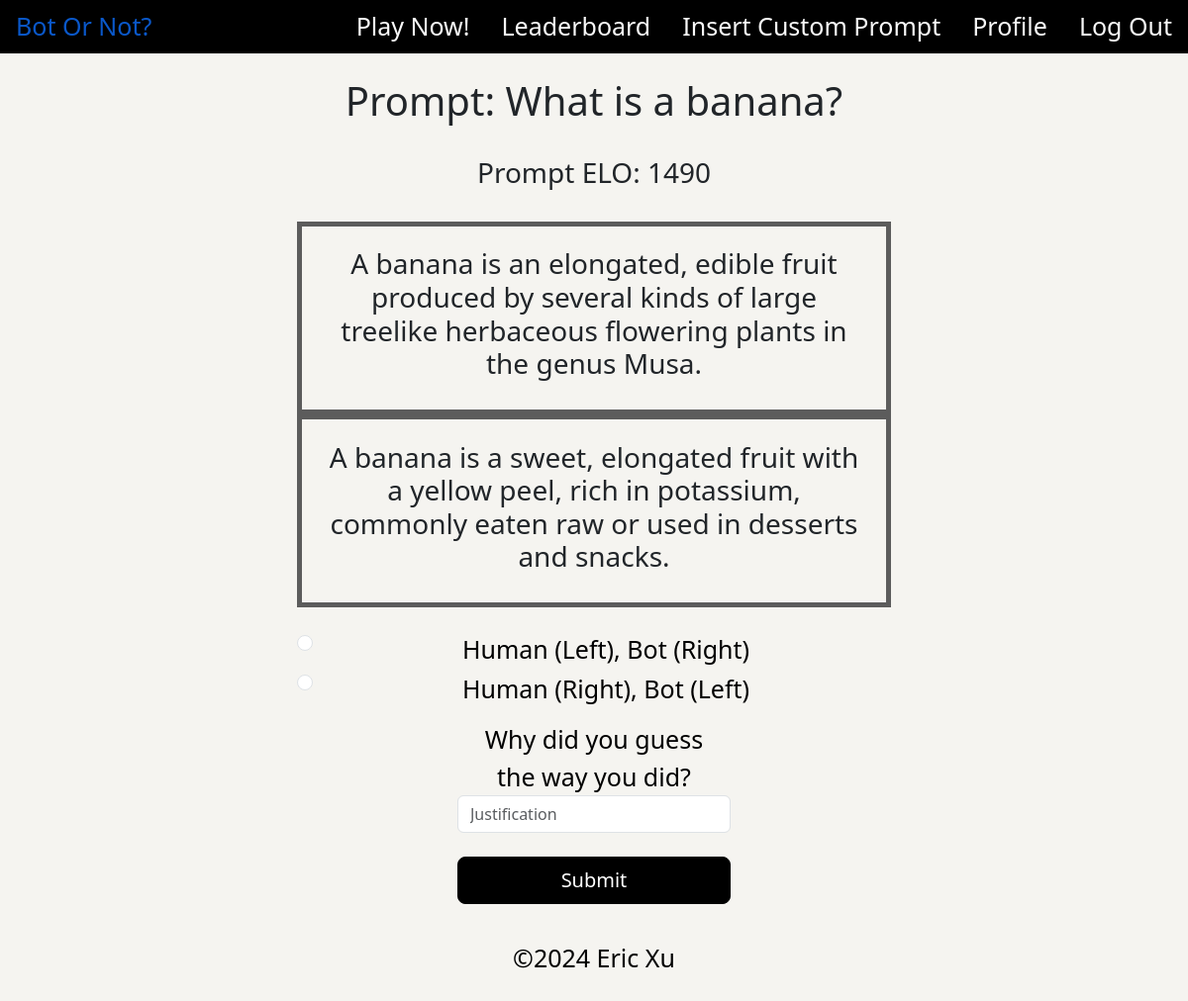
/game (signed in), run on an earlier commit of the app's database.
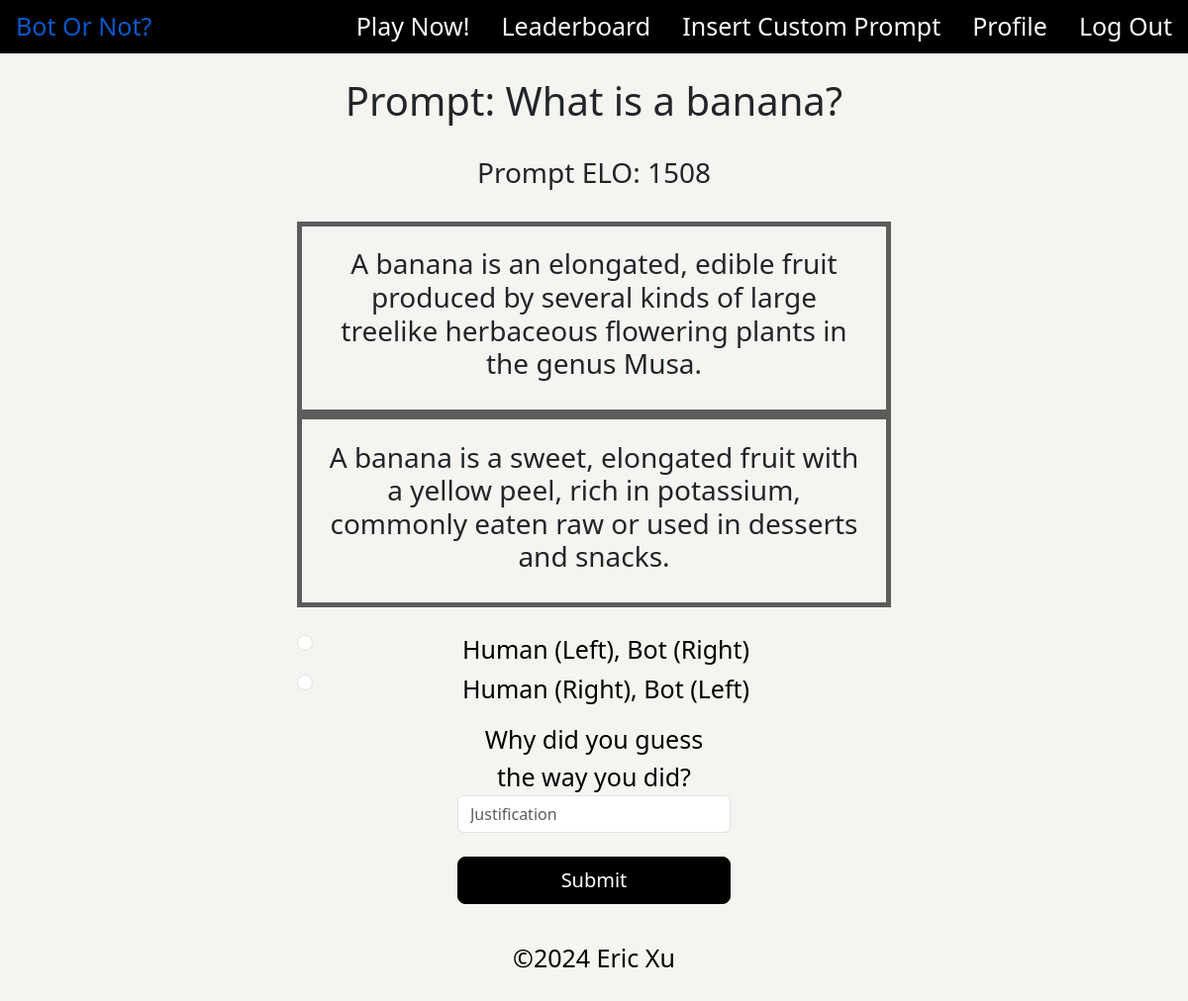
And on a later commit of the database.
### tables this page shows
CREATE TABLE prompts (
    id INTEGER PRIMARY KEY AUTOINCREMENT,
    created TIMESTAMP NOT NULL DEFAULT CURRENT_TIMESTAMP,
    username TEXT NOT NULL,
    promptText TEXT NOT NULL,
    humanText TEXT NOT NULL,
    botText TEXT NOT NULL,
    elo INTEGER NOT NULL DEFAULT 1500,
    votes INTEGER NOT NULL DEFAULT 0
);

### flask_app.py (the view, shortened to what this page needs)
@app.route('/game', methods=["GET", "POST"])
def game():
    if "user_id" not in session:
        flash('Please create an account first.')
        return redirect("/")
    user_id = session["user_id"]
    conn = get_db_connection()
    user = conn.execute("SELECT * FROM users WHERE id = ?", (user_id,)).fetchone()
    format = random.randint(1,2)
    promptIndices = conn.execute('SELECT COUNT(*) AS prompt_count FROM prompts').fetchone()['prompt_count']
    promptIndex = random.randint(1,promptIndices)
    prompt = conn.execute('SELECT * FROM prompts WHERE id = ?',(promptIndex,)).fetchone()
    if format == 1:
        """ Bot Human """
        text1 = prompt['botText']
        text2 = prompt['humanText']
    else:
        text1 = prompt['humanText']
        text2 = prompt['botText']
    """ Game Logic """
    conn.commit()
    conn.close()
    return render_template('game.html',text1=text1, text2=text2, prompt=prompt,user=user)

### helpers.py (called while the page is built)
def get_db_connection():
    conn = sqlite3.connect('site.db')
    conn.row_factory = sqlite3.Row
    return conn

### templates/game.html (shortened to what this page needs)
{% extends "base.html" %}
{% block main %}
<div class="container-fluid">
    <div class="text-center row">
        <h1 class="game-padding">Prompt: {{ prompt['promptText'] }}</h1>
    </div>
    <div class="row center">
        <h3>Prompt ELO: {{ prompt['elo'] }}</h3>
    </div>
    <form action="/game" method="POST">
        <div class="text-center row game-padding">
            <div class="col">
                <div class="text-card">
                    <h3 class="game-padding">{{ text1 }}</h3>
                </div>
            </div>
            <div class="col">
                <div class="text-card">
                    <h3 class="game-padding">{{ text2 }}</h3>
                </div>
            </div>
        </div>
        <div class="col center">
            <div class="form-check">
                <input class="form-check-input" type="radio" name="response1" value="human-bot" id="response1">
                <label class="form-check-label game-text" for="response1">
                    Human (Left), Bot (Right)
                </label>
            </div>
            <div class="form-check">
                <input class="form-check-input" type="radio" name="response1" value="bot-human" id="response1">
                <label class="form-check-label game-text" for="response1">
                    Human (Right), Bot (Left)
                </label>
            </div>
            <div class="row form-group game-padding center">
                <label for="formGroupExampleInput" class="game-text large-tight">Why did you guess the way you did?</label>
                <input type="text" class="form-control large-tight" name="justification" placeholder="Justification">
            </div>
            <div class="row game-padding center">
                <button class="btn btn-primary btn-lg large-tight" type="submit">Submit</button>
            </div>
        </div>
    </form>
</div>
{% endblock %}

What changed in the data, as far as the page shows it:
changed prompts "What is a banana?": elo "1490" → "1508"
